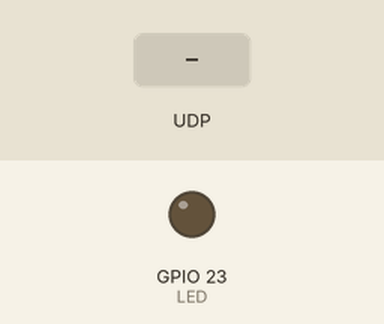
Recording of a program running on a simulated ESP32 board running MicroPython. Parts: output pins drawn as LEDs (lit = HIGH). The inputs (shaded band) are chosen by the test bench. WiFi joins after 1.5 s; what the program prints to the serial console is not drawn.

Above: at 3.2 s.
3.3 s: UDP packet "a=1" arrives
At 4.5 s:
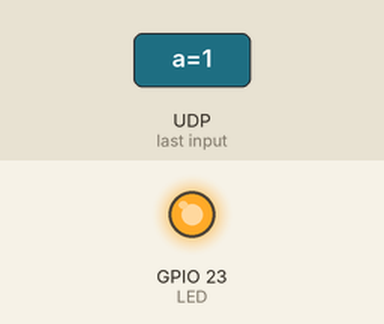
4.8 s: UDP packet "a=0" arrives
At 5.7 s:
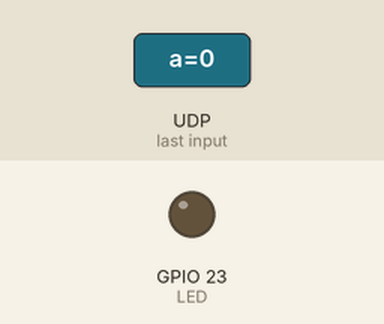
Timing chart, 0 to 7.8 s (numbered marks = the images above; inputs shaded):
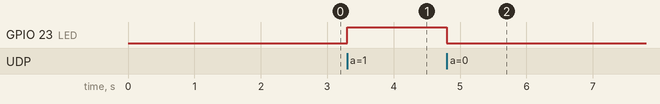

The program:

Wlan.py
```python
sta_if=None
ap_if=None
def connect_wifi(ssid,pwd):
  import network
  import time

  counter = 0
  global sta_if,ap_if

  sta_if = network.WLAN(network.STA_IF)

  sta_if.active(True)
  cfg=('192.168.31.220','255.255.255.0','192.168.31.1','8.8.8.8')
  sta_if.ifconfig(cfg)

  sta_if.connect(ssid,pwd)
  while not sta_if.isconnected() and counter < 10 :
    counter += 1
    print(".",end="")
    time.sleep(1)
  if sta_if.isconnected():
    print("Connected my IP :",sta_if.ifconfig()[0])
    return True
  else:
    print("Connection fail !")
    return False

import socket
from machine import Pin
LED=Pin(23,Pin.OUT)
port = 4210
s=None
try:
  if(connect_wifi("thananat   2.4G","0891550015")):
    s=socket.socket(socket.AF_INET,socket.SOCK_DGRAM)
    ip=sta_if.ifconfig()[0]
    s.bind((ip,port))
    print('waiting...')
    while True:
      data,addr=s.recvfrom(1024)
      print('received:',data, 'from',addr)
      if(data==b'a=0'):
        LED.value(0)
        s.sendto("Turn OFF LED\n",addr)
      elif(data==b'a=1'):
        LED.value(1)
        s.sendto("Turn ON LED\n",addr)
      else:
        s=sendto("Unknow command\n",addr)

finally:
  if(s):
    s.close()
  sta_if.disconnect()
  sta_if.active(False)
```

Measured:
- after the input at 3.3 s, GPIO 23 (LED): LOW → HIGH at once
- after the input at 4.8 s, GPIO 23 (LED): HIGH → LOW at once
